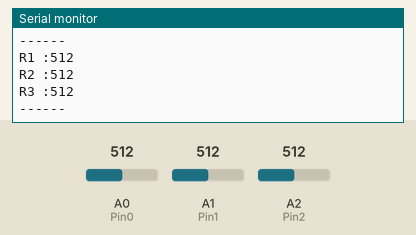
This sketch was run on a simulated Arduino Uno, built with avr-gcc and run on an emulated ATmega328P. Parts: the last lines printed to the serial monitor. The test bench sets the inputs (shaded band); at power-on: A0 (Pin0) = 512, A1 (Pin1) = 512, A2 (Pin2) = 512.

Above: at 1.3 s.
1.4 s: A0 (Pin0) set to 716
2.9 s: A1 (Pin1) set to 716
At 3.33 s:
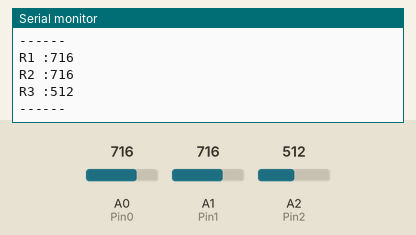
4.4 s: A2 (Pin2) set to 716
At 4.84 s:
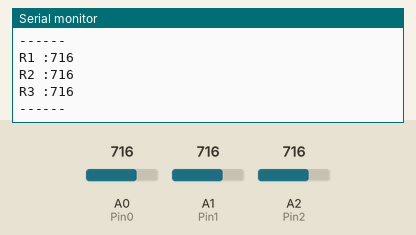
5.9 s: A0 (Pin0) set to 900
7.4 s: A1 (Pin1) set to 900
At 7.85 s:
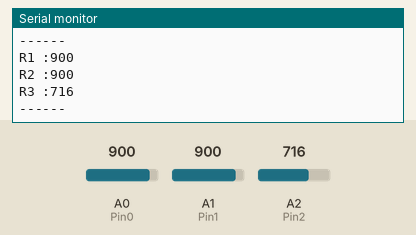
8.9 s: A2 (Pin2) set to 900
At 9.35 s:
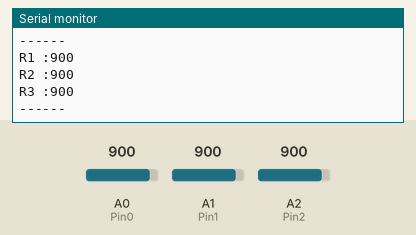
Timing chart, 0 to 11.4 s (numbered marks = the images above; inputs shaded):
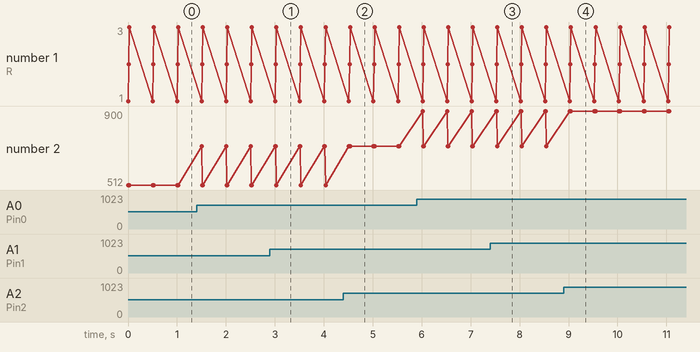

Measured:
- after the input at 2.9 s, the serial monitor: prints a new line after 0.12 s (image 1)
- after the input at 4.4 s, the serial monitor: prints a new line after 0.14 s (image 2)
- after the input at 7.4 s, the serial monitor: prints a new line after 0.13 s (image 3)
- after the input at 8.9 s, the serial monitor: prints a new line after 0.15 s (image 4)

The sketch:

Voltage_res.ino
```cpp
const int Pin0 = A0;
const int Pin1 = A1;
const int Pin2 = A2; // Analog pin where the resistor is connected

void setup() {
  Serial.begin(9600); // Start serial communication
}

void loop() {

  Res(Pin0);
  Res(Pin1);
  Res(Pin2);
  Serial.println("------");

  delay(500); // Wait for a moment before reading again
}

void Res(int Pin)
{
  int sensorValue = analogRead(Pin);
  Serial.print("R" + String(Pin-13) + " :");
  Serial.println(sensorValue);
  Serial.println("");
}
```
